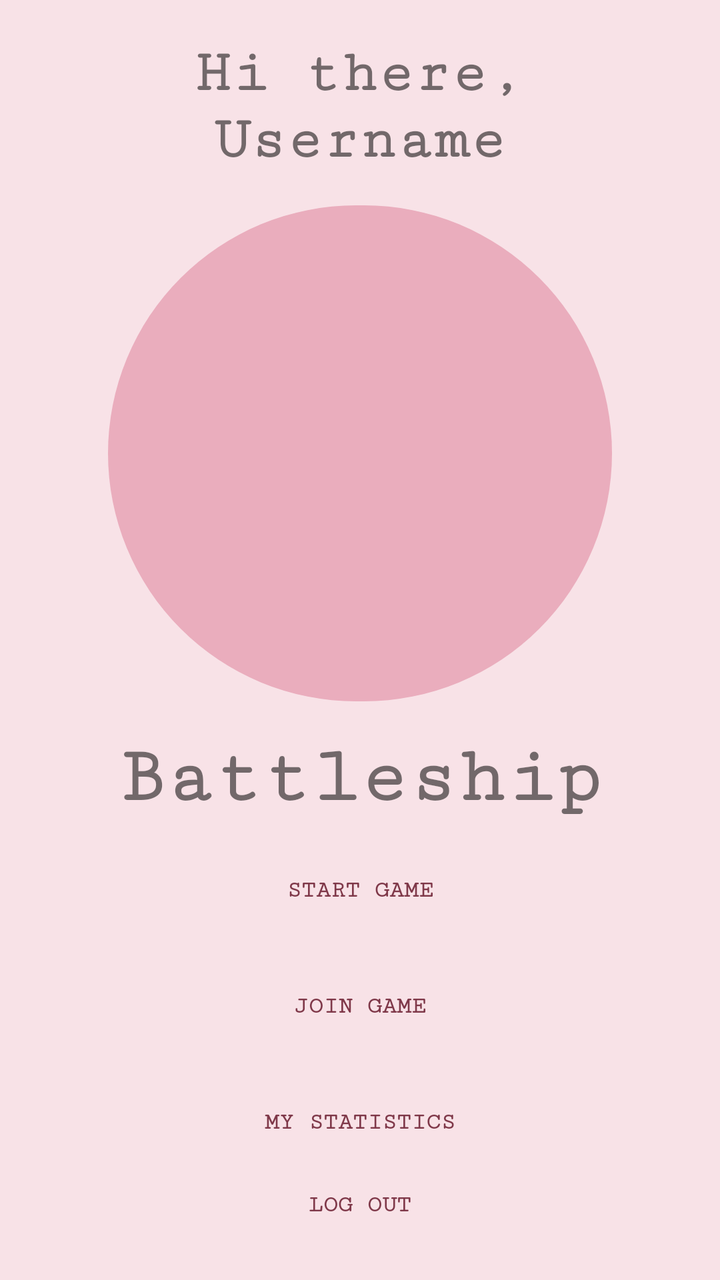
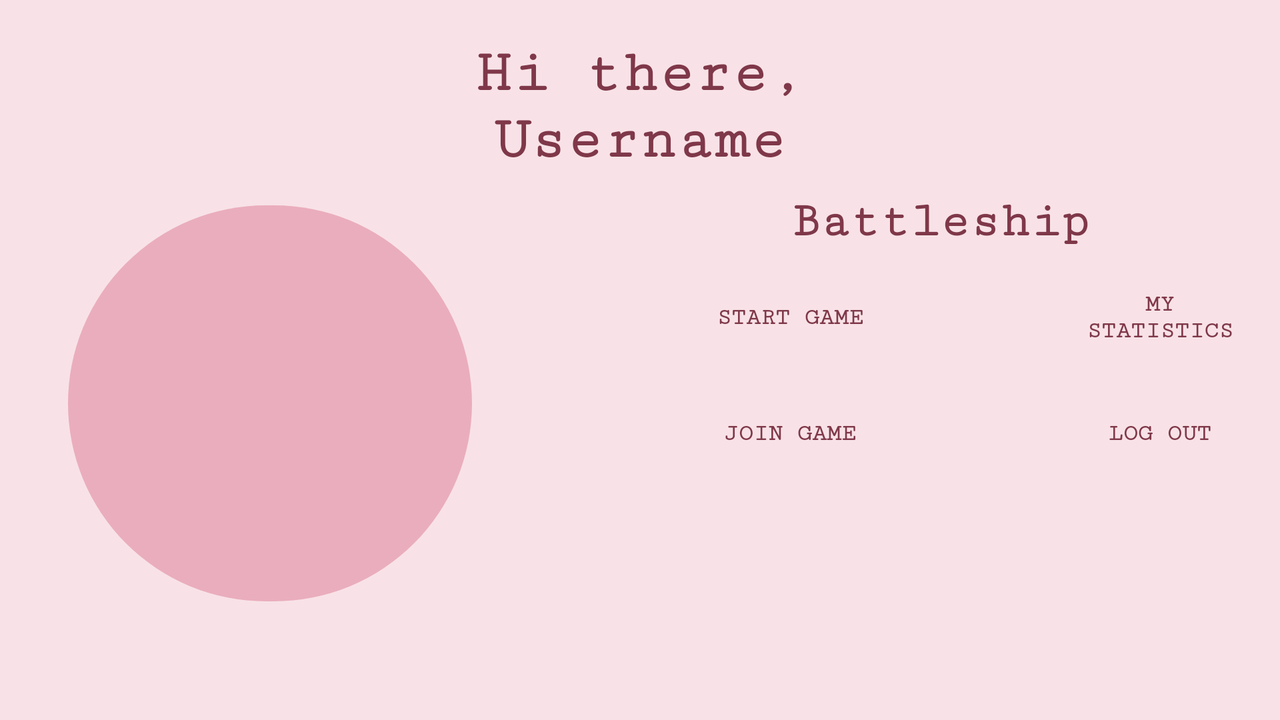

First picture: res/layout/ on a phone held upright. Second picture: the repository's own variant of that layout, on a device whose configuration matches the variant's folder. Source for both follows.
<!-- AndroidManifest.xml: application theme AppTheme.NoActionBar -->
<!-- res/layout/menu.xml -->
<?xml version="1.0" encoding="utf-8"?>
<RelativeLayout xmlns:android="http://schemas.android.com/apk/res/android"
    xmlns:app="http://schemas.android.com/apk/res-auto"
    android:layout_width="match_parent"
    android:layout_height="match_parent"
    android:background="@color/colorPrimaryLight"
    android:orientation="vertical"
    android:padding="20dp">

    <TextView
        android:id="@+id/title_game"
        android:layout_width="wrap_content"
        android:layout_height="wrap_content"
        android:layout_below="@id/image_holder"
        android:layout_centerHorizontal="true"
        android:layout_marginBottom="10dp"
        android:fontFamily="serif-monospace"
        android:text="@string/title"
        android:textSize="40sp"
        android:textStyle="bold" />

    <TextView
        android:id="@+id/menu_hi_message"
        android:layout_width="wrap_content"
        android:layout_height="wrap_content"
        android:layout_centerHorizontal="true"
        android:fontFamily="serif-monospace"
        android:gravity="center"
        android:includeFontPadding="false"
        android:text="@string/hi_message"
        android:textSize="30sp"
        android:textStyle="bold" />

    <TextView
        android:id="@+id/menu_username"
        android:layout_width="wrap_content"
        android:layout_height="wrap_content"
        android:layout_below="@id/menu_hi_message"
        android:layout_centerHorizontal="true"
        android:fontFamily="serif-monospace"
        android:gravity="center"
        android:includeFontPadding="false"
        android:text="@string/username"
        android:textSize="30sp"
        android:textStyle="bold" />

    <RelativeLayout
        android:id="@+id/image_holder"
        android:layout_width="260dp"
        android:layout_height="260dp"
        android:layout_below="@id/menu_username"
        android:layout_centerInParent="true"
        android:layout_margin="10dp"
        android:layout_marginStart="20dp"
        android:layout_marginTop="20dp"
        android:layout_marginEnd="20dp"
        android:layout_marginBottom="20dp"
        android:background="@drawable/round_layout_draw">

        <ImageView
            android:id="@+id/imageView"
            android:layout_width="200dp"
            android:layout_height="200dp"
            android:layout_centerInParent="true"
            android:layout_marginStart="10dp"
            android:layout_marginTop="10dp"
            android:layout_marginEnd="10dp"
            android:layout_marginBottom="10dp"
            android:contentDescription="@string/app_name"
            app:srcCompat="@drawable/kitty" />
    </RelativeLayout>

    <Button
        android:id="@+id/menu_stats"
        style="@style/MainButtonStyle"
        android:layout_width="200dp"
        android:layout_height="wrap_content"
        android:layout_below="@id/menu_join_game"
        android:layout_centerInParent="true"
        android:layout_marginBottom="10dp"
        android:fontFamily="serif-monospace"
        android:text="@string/stats"
        android:textStyle="bold" />

    <Button
        android:id="@+id/menu_log_out"
        style="@style/MainButtonStyle"
        android:layout_width="200dp"
        android:layout_height="wrap_content"
        android:layout_below="@id/menu_stats"
        android:layout_centerInParent="true"
        android:layout_marginBottom="10dp"
        android:fontFamily="serif-monospace"
        android:text="@string/log_out"
        android:textStyle="bold" />

    <Button
        android:id="@+id/menu_start_game"
        style="@style/MainButtonStyle"
        android:layout_width="200dp"
        android:layout_height="wrap_content"
        android:layout_below="@id/title_game"
        android:layout_centerInParent="true"
        android:layout_marginBottom="10dp"
        android:fontFamily="serif-monospace"
        android:text="@string/start_game"
        android:textStyle="bold" />

    <Button
        android:id="@+id/menu_join_game"
        style="@style/MainButtonStyle"
        android:layout_width="200dp"
        android:layout_height="wrap_content"
        android:layout_below="@id/menu_start_game"
        android:layout_centerInParent="true"
        android:layout_marginBottom="10dp"
        android:fontFamily="serif-monospace"
        android:text="@string/join_game"
        android:textStyle="bold" />
</RelativeLayout>
<!-- resources referenced by this layout -->
<resources>
  <color name="colorPrimaryLight">#F8E2E7</color>
  <!-- drawable round_layout_draw (drawable-v24) -->
  <?xml version="1.0" encoding="utf-8"?>
  <inset xmlns:android="http://schemas.android.com/apk/res/android"
      android:insetBottom="6dp"
      android:insetLeft="4dp"
      android:insetRight="4dp"
      android:insetTop="6dp">
      <ripple android:color="?attr/colorControlHighlight">
          <item>
              <shape android:shape="rectangle"
                  android:tint="#eaadbd">
                  <corners android:radius="250dp"/>
                  <solid android:color="#db92a2"/>
              </shape>
          </item>
      </ripple>
  </inset>
  <string name="app_name">Battleship Game</string>
  <string name="hi_message">Hi there,</string>
  <string name="join_game">Join game</string>
  <string name="log_out">Log out</string>
  <string name="start_game">Start game</string>
  <string name="stats">My statistics</string>
  <string name="title">Battleship</string>
  <string name="username">Username</string>
  <style name="MainButtonStyle" parent="Widget.AppCompat.Button">
          <item name="android:background">@drawable/rounded_button</item>
          <item name="android:textSize">12sp</item>
          <item name="android:textColor">@color/colorPrimaryDarkest</item>
      </style>
  <style name="AppTheme.NoActionBar" parent="Theme.AppCompat.Light.NoActionBar">
          
          <item name="colorPrimary">@color/colorPrimary</item>
          <item name="colorPrimaryDark">@color/colorPrimaryDark</item>
          <item name="colorAccent">@color/colorAccent</item>
      </style>
  <color name="colorPrimaryDarkest">#7F3849</color>
  <color name="colorPrimary">#EA9FB3</color>
  <color name="colorPrimaryDark">#D87D94</color>
  <color name="colorAccent">#CC5976</color>
</resources>
<!-- res/layout-land/menu.xml (the repository's variant of the layout above) -->
<!-- drawn on the phone turned sideways -->
<?xml version="1.0" encoding="utf-8"?>
<RelativeLayout xmlns:android="http://schemas.android.com/apk/res/android"
    xmlns:app="http://schemas.android.com/apk/res-auto"
    android:layout_width="match_parent"
    android:layout_height="match_parent"
    android:background="@color/colorPrimaryLight"
    android:orientation="vertical"
    android:padding="20dp">

    <TextView
        android:id="@+id/title_game"
        android:layout_width="wrap_content"
        android:layout_height="wrap_content"
        android:layout_below="@id/image_holder"
        android:layout_alignTop="@id/image_holder"
        android:layout_alignEnd="@id/menu_stats"
        android:layout_centerHorizontal="true"
        android:layout_marginStart="70dp"
        android:layout_toEndOf="@id/image_holder"
        android:fontFamily="serif-monospace"
        android:gravity="center"
        android:text="@string/title"
        android:textColor="@color/colorPrimaryDarkest"
        android:textSize="25sp"
        android:textStyle="bold" />

    <TextView
        android:id="@+id/menu_hi_message"
        android:layout_width="match_parent"
        android:layout_height="wrap_content"
        android:layout_centerHorizontal="true"
        android:fontFamily="serif-monospace"
        android:gravity="center"
        android:includeFontPadding="false"
        android:text="@string/hi_message"
        android:textColor="@color/colorPrimaryDarkest"
        android:textSize="30sp"
        android:textStyle="bold" />

    <TextView
        android:id="@+id/menu_username"
        android:layout_width="match_parent"
        android:layout_height="wrap_content"
        android:layout_below="@id/menu_hi_message"
        android:layout_centerHorizontal="true"
        android:fontFamily="serif-monospace"
        android:gravity="center"
        android:includeFontPadding="false"
        android:text="@string/username"
        android:textColor="@color/colorPrimaryDarkest"
        android:textSize="30sp"
        android:textStyle="bold" />

    <RelativeLayout
        android:id="@+id/image_holder"
        android:layout_width="210dp"
        android:layout_height="210dp"
        android:layout_below="@id/menu_username"
        android:layout_alignParentStart="true"
        android:layout_centerInParent="true"
        android:layout_marginStart="10dp"
        android:layout_marginTop="10dp"
        android:layout_marginEnd="10dp"
        android:layout_marginBottom="10dp"
        android:background="@drawable/round_layout_draw">

        <ImageView
            android:id="@+id/imageView"
            android:layout_width="150dp"
            android:layout_height="150dp"
            android:layout_centerInParent="true"
            android:layout_marginStart="10dp"
            android:layout_marginTop="10dp"
            android:layout_marginEnd="10dp"
            android:layout_marginBottom="10dp"
            android:contentDescription="@string/app_name"
            app:srcCompat="@drawable/kitty" />
    </RelativeLayout>

    <Button
        android:id="@+id/menu_stats"
        style="@style/MainButtonStyle"
        android:layout_width="150dp"
        android:layout_height="wrap_content"
        android:layout_alignTop="@id/menu_start_game"
        android:layout_centerInParent="true"
        android:layout_marginStart="70dp"
        android:layout_marginBottom="10dp"
        android:layout_toEndOf="@id/menu_start_game"
        android:fontFamily="serif-monospace"
        android:text="@string/stats"
        android:textStyle="bold" />

    <Button
        android:id="@+id/menu_log_out"
        style="@style/MainButtonStyle"
        android:layout_width="150dp"
        android:layout_height="wrap_content"
        android:layout_below="@id/menu_stats"
        android:layout_alignTop="@id/menu_join_game"
        android:layout_centerInParent="true"
        android:layout_marginStart="70dp"
        android:layout_marginBottom="10dp"
        android:layout_toEndOf="@id/menu_join_game"
        android:fontFamily="serif-monospace"
        android:text="@string/log_out"
        android:textStyle="bold" />

    <Button
        android:id="@+id/menu_start_game"
        style="@style/MainButtonStyle"
        android:layout_width="150dp"
        android:layout_height="wrap_content"
        android:layout_below="@id/title_game"
        android:layout_centerInParent="true"
        android:layout_marginStart="70dp"
        android:layout_marginTop="10dp"
        android:layout_marginBottom="10dp"
        android:layout_toEndOf="@id/image_holder"
        android:fontFamily="serif-monospace"
        android:text="@string/start_game"
        android:textStyle="bold" />

    <Button
        android:id="@+id/menu_join_game"
        style="@style/MainButtonStyle"
        android:layout_width="150dp"
        android:layout_height="wrap_content"
        android:layout_below="@id/menu_start_game"
        android:layout_centerInParent="true"
        android:layout_marginStart="70dp"
        android:layout_marginBottom="10dp"
        android:layout_toEndOf="@id/image_holder"
        android:fontFamily="serif-monospace"
        android:text="@string/join_game"
        android:textStyle="bold" />
</RelativeLayout>
<!-- resources referenced by the variant -->
<!-- as the phone turned sideways resolves them -->
<resources>
  <color name="colorPrimaryDarkest">#7F3849</color>
  <color name="colorPrimaryLight">#F8E2E7</color>
  <!-- drawable round_layout_draw (drawable-v24) -->
  <?xml version="1.0" encoding="utf-8"?>
  <inset xmlns:android="http://schemas.android.com/apk/res/android"
      android:insetBottom="6dp"
      android:insetLeft="4dp"
      android:insetRight="4dp"
      android:insetTop="6dp">
      <ripple android:color="?attr/colorControlHighlight">
          <item>
              <shape android:shape="rectangle"
                  android:tint="#eaadbd">
                  <corners android:radius="250dp"/>
                  <solid android:color="#db92a2"/>
              </shape>
          </item>
      </ripple>
  </inset>
  <string name="app_name">Battleship Game</string>
  <string name="hi_message">Hi there,</string>
  <string name="join_game">Join game</string>
  <string name="log_out">Log out</string>
  <string name="start_game">Start game</string>
  <string name="stats">My statistics</string>
  <string name="title">Battleship</string>
  <string name="username">Username</string>
  <style name="MainButtonStyle" parent="Widget.AppCompat.Button">
          <item name="android:background">@drawable/rounded_button</item>
          <item name="android:textSize">12sp</item>
          <item name="android:textColor">@color/colorPrimaryDarkest</item>
      </style>
  <style name="AppTheme.NoActionBar" parent="Theme.AppCompat.Light.NoActionBar">
          
          <item name="colorPrimary">@color/colorPrimary</item>
          <item name="colorPrimaryDark">@color/colorPrimaryDark</item>
          <item name="colorAccent">@color/colorAccent</item>
      </style>
  <color name="colorPrimary">#EA9FB3</color>
  <color name="colorPrimaryDark">#D87D94</color>
  <color name="colorAccent">#CC5976</color>
</resources>
